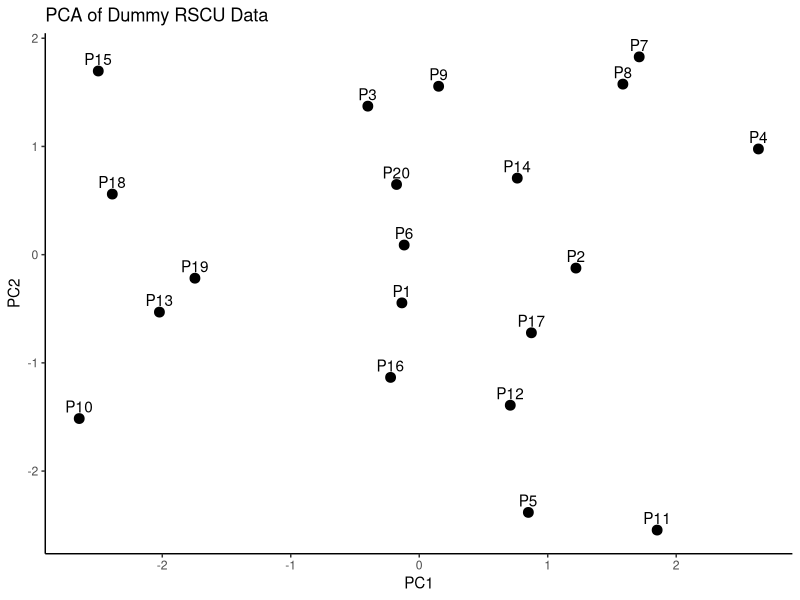
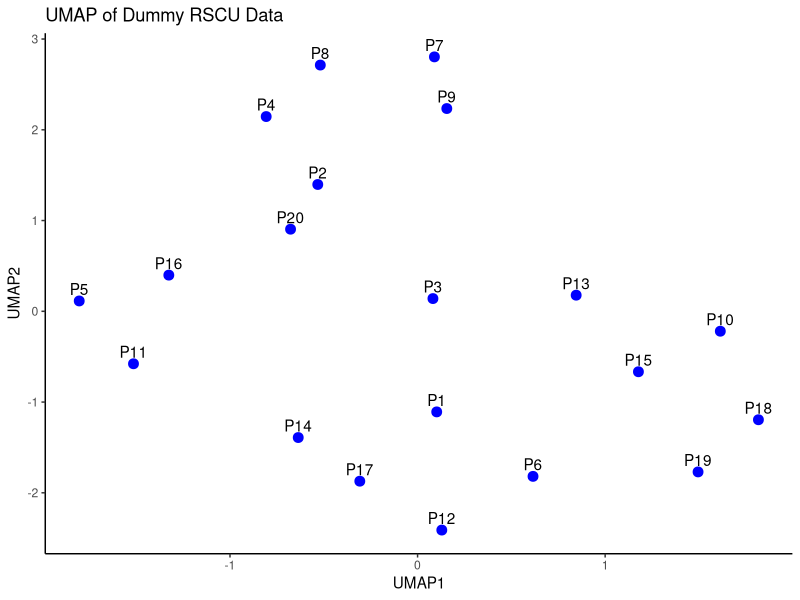

The R source for these figures, in order: (Note: this script raises an error after producing the figures.)
# Dummy RSCU dataset (20 plastomes × 10 codons)

set.seed(123)

rscu_matrix <- data.frame(
  Plastome = paste0("P", 1:20),
  
  UUU = runif(20, 0.5, 2.0),
  UUC = runif(20, 0.3, 1.5),
  UUA = runif(20, 0.8, 2.2),
  UUG = runif(20, 0.2, 1.2),
  CUU = runif(20, 0.4, 1.8),
  CUC = runif(20, 0.3, 1.4),
  CUA = runif(20, 0.7, 2.1),
  CUG = runif(20, 0.2, 1.0),
  AUU = runif(20, 0.6, 2.0),
  AUC = runif(20, 0.4, 1.6)
)

# View data
print(rscu_matrix)

rownames(rscu_matrix) <- rscu_matrix$Plastome
rscu_matrix <- rscu_matrix[, -1]

pca <- prcomp(rscu_matrix, scale. = TRUE)

pca_df <- data.frame(
  PC1 = pca$x[,1],
  PC2 = pca$x[,2],
  Plastome = rownames(pca$x)
)

library(ggplot2)

ggplot(pca_df, aes(PC1, PC2, label = Plastome)) +
  geom_point(size = 3) +
  geom_text(vjust = -0.5) +
  theme_classic() +
  ggtitle("PCA of Dummy RSCU Data")

install.packages("uwot")
library(uwot)

umap_result <- umap(rscu_matrix,
                    n_neighbors = 5,
                    min_dist = 0.3,
                    metric = "euclidean")

umap_df <- data.frame(
  UMAP1 = umap_result[,1],
  UMAP2 = umap_result[,2],
  Plastome = rownames(rscu_matrix)
)

ggplot(umap_df, aes(UMAP1, UMAP2, label = Plastome)) +
  geom_point(size = 3, color = "blue") +
  geom_text(vjust = -0.5) +
  theme_classic() +
  ggtitle("UMAP of Dummy RSCU Data")
# Create fake biological groups (e.g., species clades)
group <- rep(c("Group_A", "Group_B", "Group_C", "Group_D"), each = 5)

rscu_matrix$Group <- group

library(uwot)

umap_input <- rscu_matrix[, !(colnames(rscu_matrix) %in% c("Group"))]

umap_result <- umap(umap_input,
                    n_neighbors = 5,
                    min_dist = 0.3,
                    metric = "euclidean")
library(ggplot2)

ggplot(umap_df, aes(x = UMAP1, y = UMAP2, color = Group)) +
  geom_point(size = 3, alpha = 0.9) +
  theme_minimal() +
  ggtitle("UMAP of RSCU Data (Colored by Group)")
